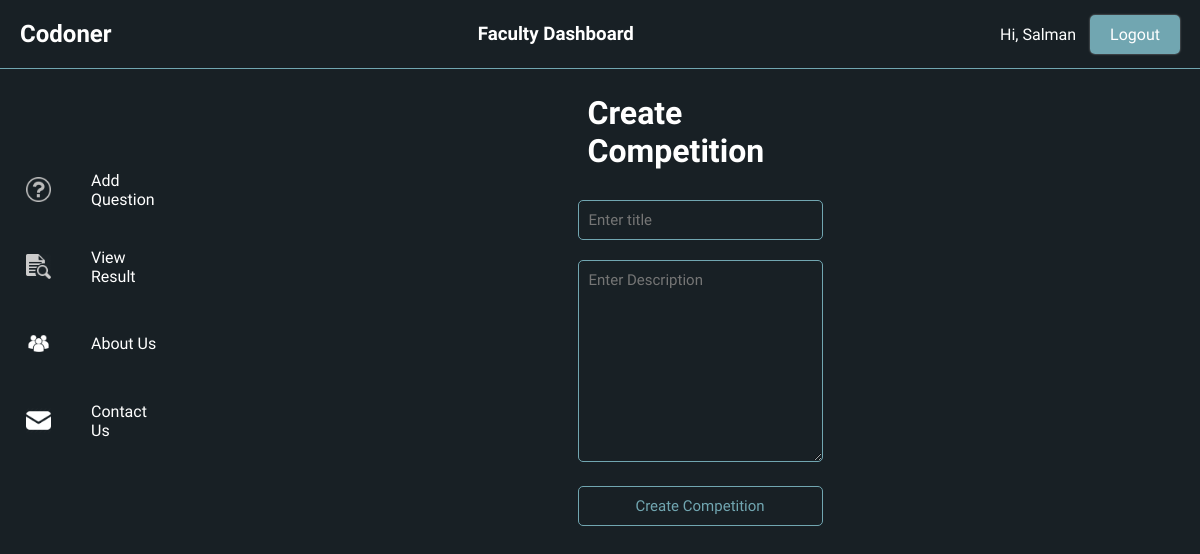
The page /user/ (signed in) on the database as committed earlier.
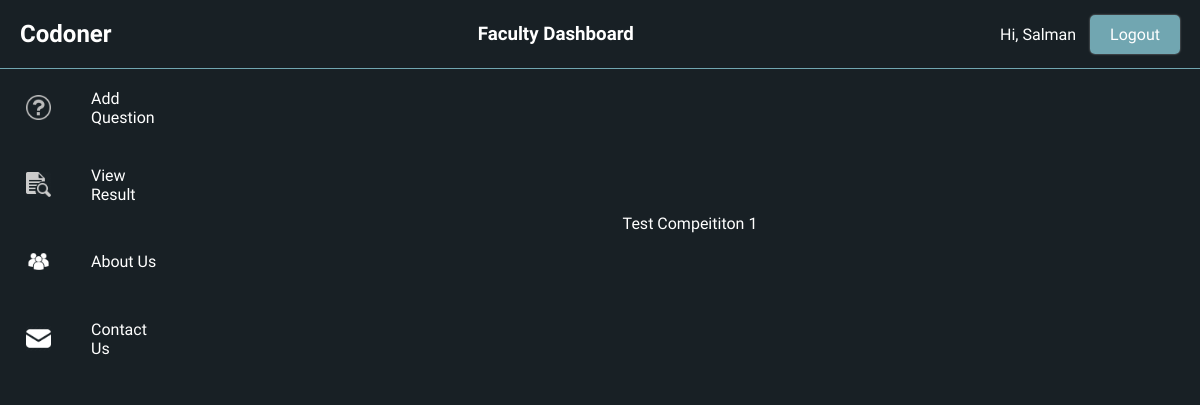
The same page on the database as committed later.
### main/models.py (models this page shows, shortened)
class Competition(models.Model):
    title = models.CharField(max_length=256)
    description = models.TextField()
    creator = models.ForeignKey(User, on_delete=models.CASCADE, null=True)

### account/views.py (the view, shortened to what this page needs)
# urls.py: path('', dashboard_view),
@login_required(login_url='/user/login')
def dashboard_view(request):
    competitions = Competition.objects.filter(creator=request.user)
    return render(request, 'dashboard.html', context={'competitions': competitions})

### account/templates/dashboard.html (shortened to what this page needs)
{% extends "base.html" %}
{% load static %}
{% block content %}
{% include "admin_nav.html" %}
<div class="welcome">
    {% for competition in competitions %}
        <a href="competition/{{competition.id}}">{{competition.title}}</a>
    {% empty %}
        <form method="POST">
            <h1>
                Create Competition
            </h1>
            <input type="text" name="title" placeholder="Enter title">
            <textarea name="description" cols="30" rows="10" placeholder="Enter Description"></textarea>
            <button type="submit">Create Competition</button>
        </form>
    {% endfor %}
</div>
{% endblock %}

### templates/base.html (shortened to what this page needs)
{% load static %}
<!DOCTYPE html>
<html lang="en">
	<head>
        <link rel="stylesheet" href="{% static 'css/main.css' %}">
	</head>
	<body>
		<header>
			<h2 id="logo">Codoner
			</h2>
			{% if request.user.is_staff %}
				<h3>
					Faculty Dashboard
				</h3>
			{% endif %}
			<div class="profile">
				{% if request.user.is_authenticated %}
					Hi, {{ request.user.first_name }}
					<a href="/user/logout">Logout</a>
				{% else %}
					<a href="/user/login">Login</a>
				{% endif %}
			</div>
		</header>
		<div class="content">
			{% block content %} {% endblock content %}
		</div>
	</body>
</html>

### account/templates/admin_nav.html
{% load static %}
<div class="div1">
    <div class="dash-wrapper">
        <img src="{% static 'images/question.png' %}">
        <a href="/user/addquestion">Add Question</a>
    </div>
    <div class="dash-wrapper">
        <img src="{% static 'images/result.png' %}">
        <a href="#">View Result</a>
    </div>
    <div class="dash-wrapper">
        <img src="{% static 'images/about.png' %}">
        <a href="#">About Us</a>
    </div>
    <div class="dash-wrapper">
        <img src="{% static 'images/contact.png' %}">
        <a href="#">Contact Us</a>
    </div>
</div>

### assets/css/main.css (style rules this page uses)
* { margin: 0; padding: 0; font-family: "Comfortaa", cursive; -webkit-box-sizing: border-box; box-sizing: border-box; color: white; }
html, body { height: 100%; --BlackPearl: #182025; --FountainBlue: #71a6b1; --Heather: #b8c2c6; --Horizon: #608b95; background-color: var(--BlackPearl); }
.content { display: -webkit-box; display: -ms-flexbox; display: flex; -webkit-box-align: center; -ms-flex-align: center; align-items: center; }
.content .welcome { -webkit-box-flex: 1; -ms-flex: 1; flex: 1; display: -webkit-box; display: -ms-flexbox; display: flex; height: 100%; -webkit-box-orient: vertical; -webkit-box-direction: normal; -ms-flex-direction: column; flex-direction: column; -ms-flex-pack: distribute; justify-content: space-around; -webkit-box-align: center; -ms-flex-align: center; align-items: center; }
a { color: var(--font-color); text-decoration: none; border-radius: 5px; padding: 10px 15px; }
header { display: -webkit-box; display: -ms-flexbox; display: flex; min-height: 5%; -webkit-box-align: center; -ms-flex-align: center; align-items: center; -webkit-box-pack: justify; -ms-flex-pack: justify; justify-content: space-between; padding: 20px; border-bottom: 1px solid var(--FountainBlue); }
header a { padding: 10px 20px; color: white; background-color: #71a6b1; border-radius: 5px; -webkit-box-shadow: 0 0 2px #9b9b9b; box-shadow: 0 0 2px #9b9b9b; cursor: pointer; text-decoration: none; margin-left: 10px; }
.div1 { width: 15%; height: 90%; display: -webkit-box; display: -ms-flexbox; display: flex; -webkit-box-orient: vertical; -webkit-box-direction: normal; -ms-flex-direction: column; flex-direction: column; -webkit-box-pack: center; -ms-flex-pack: center; justify-content: center; color: var(--Heather); }
.div1 .dash-wrapper { -webkit-box-pack: start; -ms-flex-pack: start; justify-content: flex-start; display: -webkit-box; display: -ms-flexbox; display: flex; -webkit-box-align: center; -ms-flex-align: center; align-items: center; border: 1px solid transparent; }
.div1 .dash-wrapper img { height: 25px; width: 25px; -webkit-filter: invert(1); filter: invert(1); margin: 25px; }
.div1 .dash-wrapper a { color: inherit; background: transparent; border-radius: 5px; cursor: pointer; text-decoration: none; }

Rows that differ between the two databases and show on the page:
added Competition: title "Test Compeititon 1"
Other text that changed with them:
text no longer shown: "Create Competition Create Competition"
